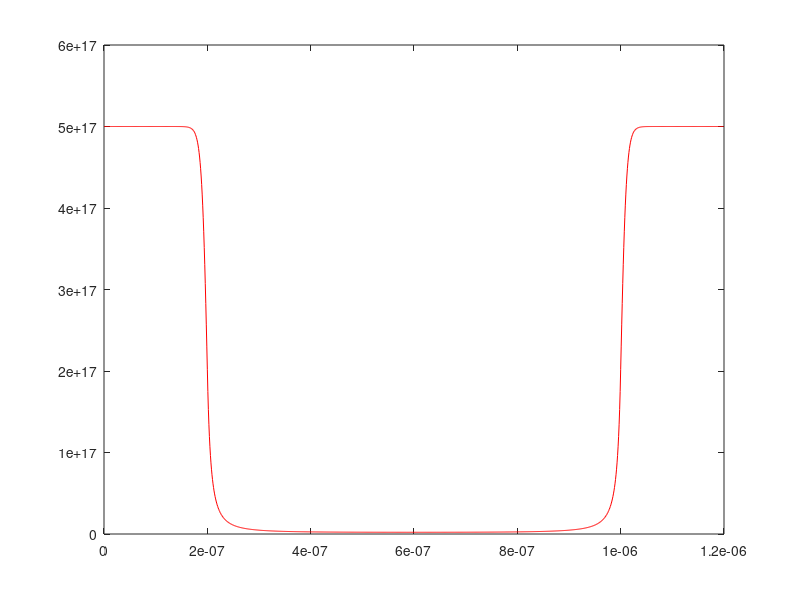
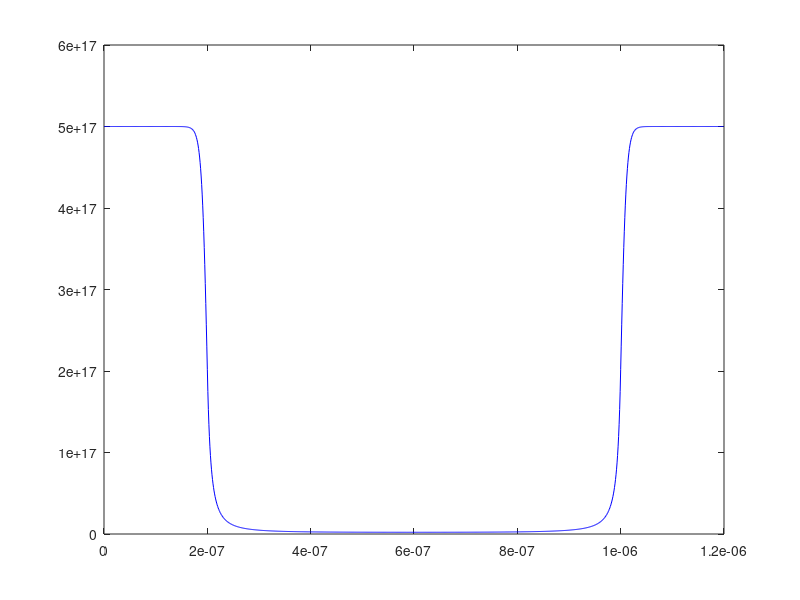

MATLAB code for these plots, in order:
clear;
q = 1.602192e-19; 
eps0 = 8.854187e-12; 
Deltax = 1e-9;
m0 = 9.109383e-31 ;
N = 1200; 
T=300.0;
hbar = 1.054571e-34;
k = 1.380662e-23;
ni = 1.075e16;
eps_si = 11.7; 
eps_ox = 3.9; 
Lx=100e-9;
Ly=100e-9;
x = Deltax * transpose([0:N-1]);
thermal = k*T/q;
coef = Deltax*Deltax*q/eps0;
interface1 = 201;
interface2 = 1001;
Nd= zeros(N,1);
Nd(1:interface1,1) = 5e23;
Nd(interface1+1:interface2-1,1) = 2e21;
Nd(interface2:N,1) = 5e23;
res = zeros (N,1);
Jaco = sparse (N,N);
phi = zeros (N,1);
phi(:,1)=thermal*log(Nd(:,1)/ni);
res2 = zeros (2*N,1);
Jaco2 = sparse(2*N,2*N);   

for newton=1:20

    res(1,1)= phi(1,1) -thermal*log(Nd(1,1)/ni);
    Jaco(1,1) =1;
    for j=2:N-1
        res(j,1)= eps_si*(phi(j+1,1)-2*phi(j,1)+phi(j-1,1))-coef*(-Nd(j,1)+ni*exp(phi(j,1)/thermal));
        Jaco(j,j+1) = eps_si;
        Jaco(j,j) = -2*eps_si-coef*ni*exp(phi(j,1)/thermal)/thermal;
        Jaco(j,j-1) = eps_si;
    end
    res(N,1) = phi(N,1) - thermal*log(Nd(1,1)/ni);
    Jaco(N,N) = 1;
    update = Jaco\(-res);
    phi = phi + update;
end 
figure(1);
elec1 = zeros(N,1);
elec1 = ni*exp(phi/thermal);
plot(x,elec1/1e6,'color', 'r');
hold on

%continuity equation
elec2 = zeros(N,1);
elec2 = ni*exp(phi/thermal); 
for nt = 1:20
    res2(1,1) = phi(1,1) - thermal*log(Nd(1,1)/ni);
    Jaco2(1,1) = 1;
     for j = 2:N-1
        res2(2*j-1,1) = eps_si*(phi(j+1,1)-2*phi(j,1)+phi(j-1,1))+coef*(Nd(j,1)-elec2(j,1));
        Jaco2(2*j-1,2*j+1) = eps_si;
        Jaco2(2*j-1,2*j-1) = -2*eps_si;
        Jaco2(2*j-1,2*j-3) = eps_si;
        Jaco2(2*j-1,2*j) = -coef;
     end
    res2(2*N-1,1) = phi(N,1) - thermal*log(Nd(N,1)/ni);
    Jaco2(2*N-1,2*N-1) = 1;
for j=1:N-1
    n_av=0.5*(elec2(j+1,1)+elec2(j,1));
    dphidx= (phi(j+1,1)-phi(j,1))/Deltax;
    delecdx=(elec2(j+1,1)-elec2(j,1))/Deltax;
    Jn= n_av * dphidx- thermal *delecdx;
    res2(2*j,1)=res2(2*j,1)+ Jn;
    Jaco2(2*j,2*j+2)= Jaco2(2*j,2*j+2)+0.5*dphidx+thermal/Deltax;
    Jaco2(2*j,2*j)= Jaco2(2*j,2*j)+0.5*dphidx+thermal/Deltax;
    Jaco2(2*j,2*j+1)= Jaco2(2*j,2*j+1)+n_av/Deltax;
    Jaco2(2*j,2*j-1)= Jaco2(2*j,2*j-1)-n_av/Deltax;
    res2(2*j+2,1)= res2(2*j+2,1)-Jn;
    Jaco2(2*j+2,2*j+2)=Jaco2(2*j+2,2*j+2)-0.5*dphidx+thermal/Deltax;
    Jaco2(2*j+2,2*j)= Jaco2(2*j+2,2*j)-0.5*dphidx-thermal/Deltax;
    Jaco2(2*j+2,2*j+1)= Jaco2(2*j+2,2*j+1)-n_av/Deltax;
    Jaco2(2*j+2,2*j-1)= Jaco2(2*j+2,2*j-1)+n_av/Deltax;
end

 %Scaling
res2(2,1) = elec2(1,1)-Nd(1,1);
Jaco2(2,:) = 0.0;
Jaco2(2,2) = 1.0;    
res2(2*N,1) = elec2(N,1) - Nd(N,1);
Jaco2(2*N,:) = 0.0;
Jaco2(2*N,2*N) = 1.0;
Cvector= zeros(2*N,1);
Cvector(1:2:2*N-1,1) = thermal;
Cvector(2:2:2*N,1)=max(abs(Nd));
Cmatrix = spdiags(Cvector,0,2*N,2*N);
Jaco_scaled = Jaco2 * Cmatrix;
Rvector = 1./sum(abs(Jaco_scaled),2);
Rmatrix = spdiags(Rvector,0,2*N,2*N);
Jaco_scaled = Rmatrix* Jaco_scaled;
res_scaled = Rmatrix *res2;
update_scaled=Jaco_scaled \ (-res_scaled);
update= Cmatrix* update_scaled;
phi = phi + update(1:2:2*N-1,1);
elec2 = elec2 + update(2:2:2*N,1);
end 

figure(2);
plot (x, elec2/1e6,'color', 'b');
hold on;
